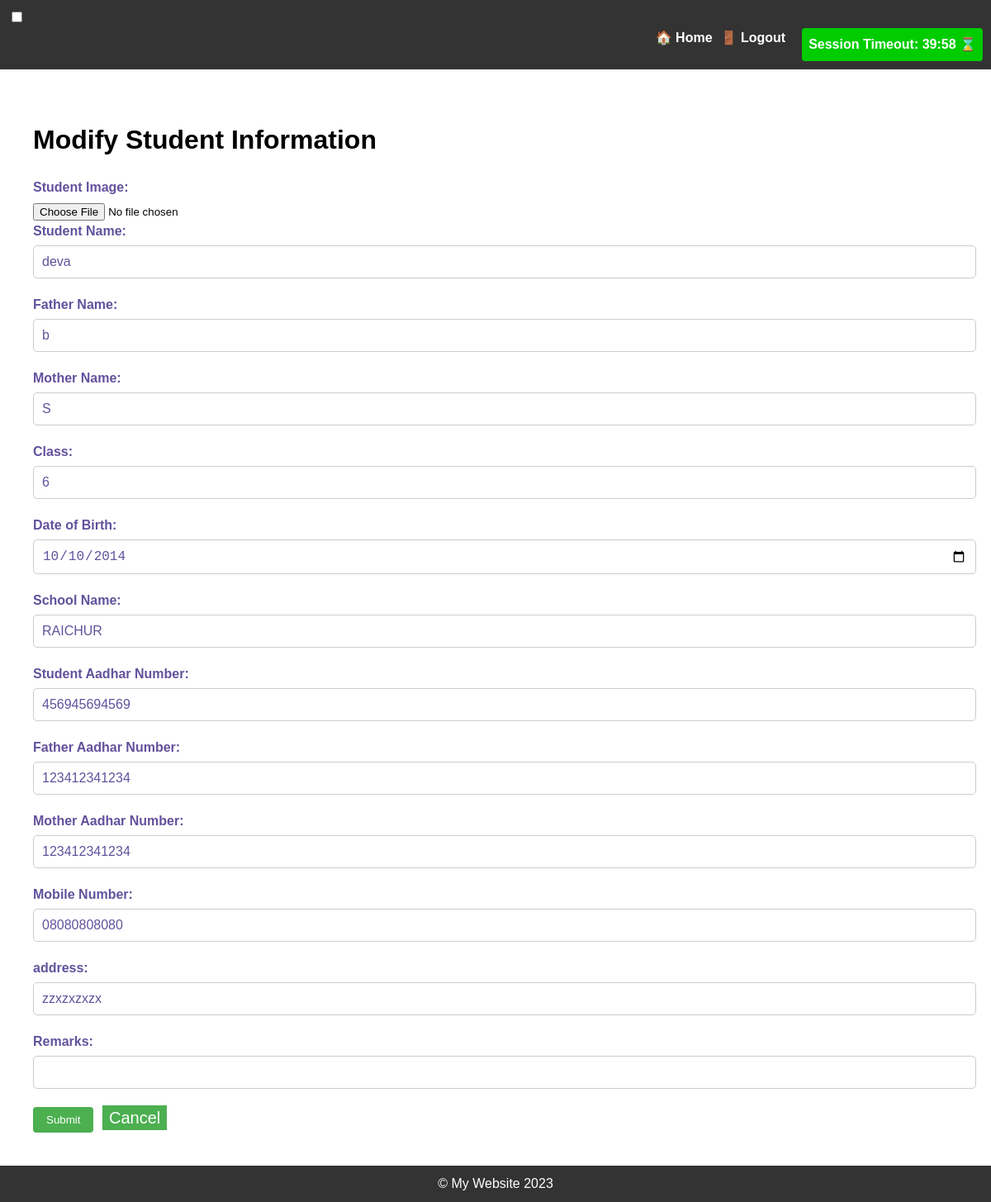
The page /modify_student/14/ (signed in) on the database its author committed.
### studentsdataform/models.py (models this page shows, shortened)
class Student(models.Model):
    student_name = models.CharField(max_length=150)
    father_name = models.CharField(max_length=150)
    mother_name = models.CharField(max_length=150)
    student_class = models.CharField(max_length=150)
    school_name = models.CharField(max_length=150)
    student_aadhar = models.CharField(max_length=150)
    father_aadhar = models.CharField(max_length=150)
    mother_aadhar = models.CharField(max_length=150)
    mobile_number = models.CharField(max_length=150)
    dob = models.DateField(null=True, blank=True)
    age = models.IntegerField(null=True, blank=True,help_text="Do not Enter Age Field as its caluculated automatically")
    address=models.CharField(max_length=500, default='Unknown')
    remarks = models.CharField(max_length=500, blank=True, null=True, help_text="Add remarks about the student")
    image = models.ImageField(
         upload_to=student_image_path,
        blank=True,
        null=True,
        default='no_image.jpg',
        validators=[
            validate_image_extension,
            validate_image_size
        ]
    )

### studentsdataform/views.py (the view)
# urls.py: path('modify_student/<int:student_id>/', views.modify_student, name='modify_student'),
@login_required
def modify_student(request, student_id):
    student = get_object_or_404(Student, id=student_id)
    if request.method == 'POST':
        form = StudentForm(request.POST, request.FILES, instance=student)
        if form.is_valid():
            if 'image' in request.FILES:
                new_image = request.FILES['image']
                if new_image.size > 150 * 1024:
                     form.add_error('image', "Image size should be less than 150KB.")
                allowed_types = ['image/jpeg', 'image/jpg', 'image/png']
                if new_image.content_type not in allowed_types:
                     form.add_error('image', "Invalid image type. Only jpg, jpeg, and png are allowed.")
                if student.image:
                    default_storage.delete(student.image.name)
                student.image.save(new_image.name, new_image)
            student = form.save()  # Save the form with or without the image
            return redirect('studentsdataform:student_list')
    else:
        form = StudentForm(instance=student)
    context = {'form': form, 'student': student}
    return render(request, 'modify_student.html', context)

### studentsdataform/forms.py
class StudentForm(forms.ModelForm):
    dob = forms.DateField(widget=forms.TextInput(attrs={'class': 'datepicker'}))
    student_name = forms.CharField(max_length=150)
    father_name = forms.CharField(max_length=150)
    mother_name = forms.CharField(max_length=150)
    student_class = forms.CharField(max_length=150)
    school_name = forms.CharField(max_length=150)
    student_aadhar = forms.CharField(max_length=150)
    father_aadhar = forms.CharField(max_length=150)
    mother_aadhar = forms.CharField(max_length=150)
    mobile_number = forms.CharField(max_length=150)
    address = forms.CharField(max_length=500, initial='Unknown')
    image = forms.ImageField(required=False)
    remarks = forms.CharField(widget=forms.Textarea, required=False)
    class Meta:
        model = Student
        fields = ['student_name', 'father_name', 'mother_name', 'student_class', 'school_name', 'student_aadhar', 'father_aadhar', 'mother_aadhar', 'mobile_number', 'dob', 'address', 'image', 'remarks']

### templates/modify_student.html (shortened to what this page needs)
{% extends 'base.html' %}
{% block content %}
  <div class="container mt-5">
    <h1 class="text-center mb-5">Modify Student Information</h1>
    <form method="POST" enctype="multipart/form-data" class="card p-5">
    <link rel="stylesheet" href="https://code.jquery.com/ui/1.13.0/themes/smoothness/jquery-ui.css">
      <div class="mb-3">
        <label for="image" class="form-label">Student Image:</label>
        <input type="file" id="image" name="image" accept="image/*">
    </div>
      <div class="mb-3">
        <label for="student_name" class="form-label">Student Name:</label>
        <input type="text" id="student_name" name="student_name" value="{{ student.student_name }}" class="form-control">
      </div>
      <div class="mb-3">
        <label for="father_name" class="form-label">Father Name:</label>
        <input type="text" id="father_name" name="father_name" value="{{ student.father_name }}" class="form-control">
      </div>
      <div class="mb-3">
        <label for="mother_name" class="form-label">Mother Name:</label>
        <input type="text" id="mother_name" name="mother_name" value="{{ student.mother_name }}" class="form-control">
      </div>
      <div class="mb-3">
        <label for="student_class" class="form-label">Class:</label>
        <input type="text" id="student_class" name="student_class" value="{{ student.student_class }}" class="form-control">
      </div>
      <div class="mb-3">
        <label for="dob" class="form-label">Date of Birth:</label>
        <input type="date" id="dob" name="dob" value="{{ student.dob|date:'Y-m-d' }}" class="form-control">
      </div>
      <div class="mb-3">
        <label for="school_name" class="form-label">School Name:</label>
        <input type="text" id="school_name" name="school_name" value="{{ student.school_name }}" class="form-control">
      </div>
      <div class="mb-3">
        <label for="student_aadhar" class="form-label">Student Aadhar Number:</label>
        <input type="text" id="student_aadhar" name="student_aadhar" value="{{ student.student_aadhar }}" class="form-control">
      </div>
      <div class="mb-3">
        <label for="father_aadhar" class="form-label">Father Aadhar Number:</label>
        <input type="text" id="father_aadhar" name="father_aadhar" value="{{ student.father_aadhar }}" class="form-control">
      </div>
      <div class="mb-3">
        <label for="mother_aadhar" class="form-label">Mother Aadhar Number:</label>
        <input type="text" id="mother_aadhar" name="mother_aadhar"  value="{{ student.mother_aadhar }}" class="form-control">
      </div>
      <div class="mb-3">
        <label for="mobile_number" class="form-label">Mobile Number:</label>
        <input type="text" id="mobile_number"  name="mobile_number" value="{{ student.mobile_number  }}" class="form-control">
      </div>
      <div class="mb-3">
        <label for="address" class="form-label">address:</label>
        <input type="text" id="address"  name="address" value="{{ student.address  }}" class="form-control">
      </div>
      <div class="mb-3">
        <label for="remarks" class="form-label">Remarks:</label>
        <input type="text" id="remarks"  name="remarks" value="{{ student.remarks  }}" class="form-control">
      </div>
      <div class="d-grid gap-2">
        <button type="submit" class="btn btn-primary btn-lg mt-3">Submit</button>
        <a href="{% url 'studentsdataform:student_list' %}" style="text-decoration: none; color: white; background-color: #4CAF50; padding: 4px 8px; font-size: 20px; margin-left: 6px;">Cancel</a>
      </div>
    </form>
  {% endblock %}

### templates/base.html (style rules this page uses)
body { font-family: Arial, Helvetica, sans-serif; font-size: 16px; line-height: 1.5; margin: 0; padding: 0; }
.container { padding: 20px; }
input[type="text"] { padding: 8px; border: 1px solid #ccc; border-radius: 4px; margin-right: 10px; }
button[type="submit"] { background-color: #4CAF50; color: white; padding: 8px 16px; border: none; border-radius: 4px; cursor: pointer; }

### templates/modify_student.html (style rules this page uses)
label { display: block; margin-bottom: 5px; font-weight: bold; font-size: 16px; color: #62529c; }
input[type=text], input[type=number], input[type=date] { width: 100%; padding: 10px; border-radius: 5px; border: 1px solid #ccc; margin-bottom: 20px; font-size: 16px; color: #62529c; }

### rows shown on the page
Student: student_name "deva", father_name "b", mother_name "S", student_class "6", dob "10/10/2014", school_name "RAICHUR", student_aadhar "456945694569", father_aadhar "123412341234", mother_aadhar "123412341234", mobile_number "08080808080", address "zzxzxzxzx"
